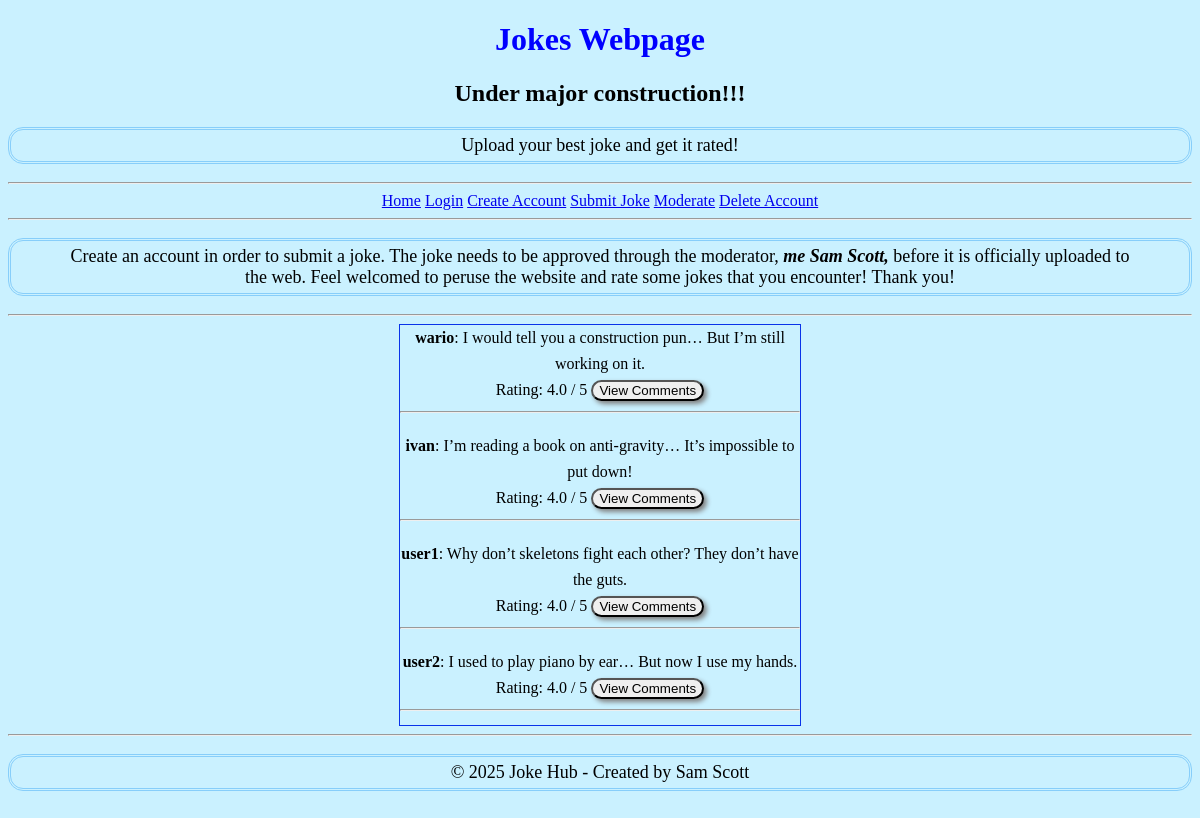
Before: / with the older database file.
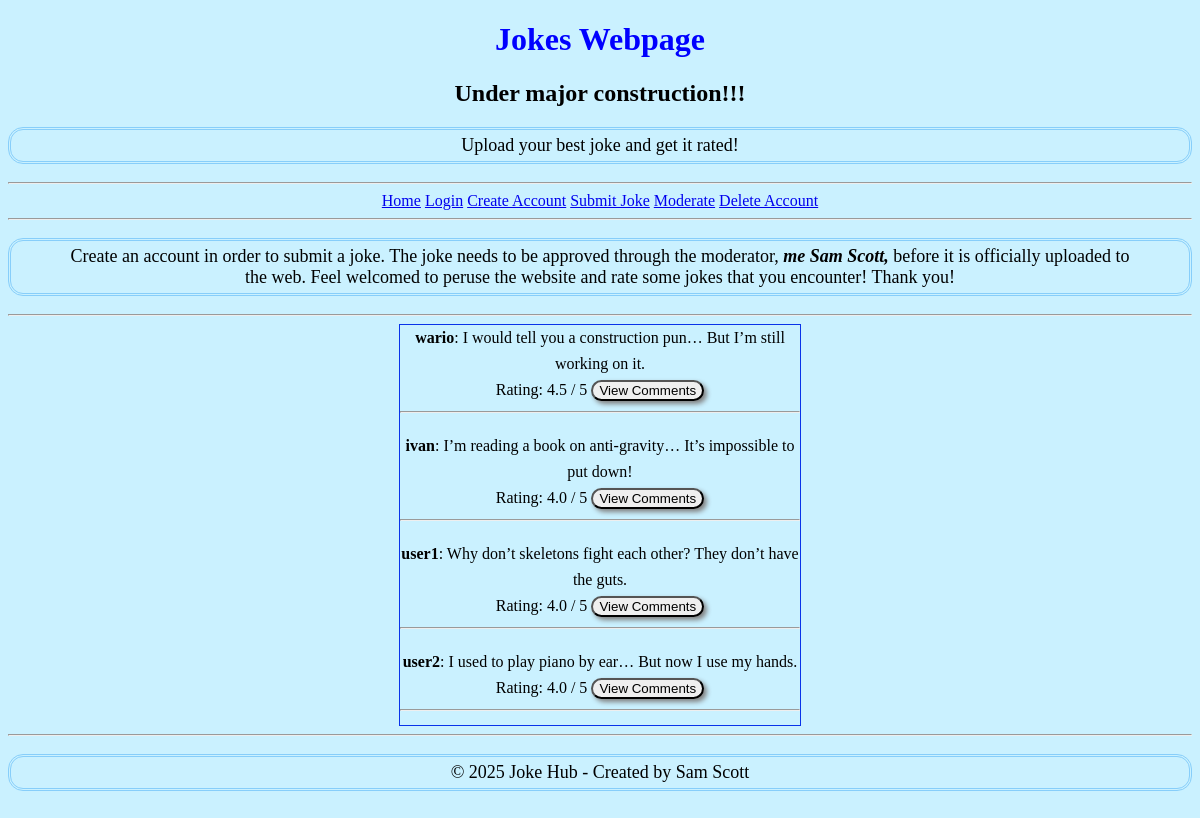
After: the same page with the newer database file.
### tables this page shows
CREATE TABLE jokes (  -- jokes table for users to insert jokes
                id INTEGER PRIMARY KEY AUTOINCREMENT,
                content TEXT NOT NULL,
                timestamp TEXT NOT NULL,
                user_id INTEGER, --replacing this use instead of username
                rating REAL DEFAULT 0, 
                approved INTEGER DEFAULT 0,
                FOREIGN KEY(user_id) REFERENCES users(id) ON DELETE CASCADE 
                --Setting up the table with ON DELETE CASCADE, then deleting the user will automatically delete all related data(which is what we want!) 
            );

CREATE TABLE users ( --users table 
                id INTEGER PRIMARY KEY AUTOINCREMENT, 
                username TEXT UNIQUE NOT NULL,
                password TEXT NOT NULL,
                is_admin INTEGER DEFAULT 0
              );

### app.py (the view)
@app.route("/", methods=['GET', 'POST'])
def index():
    conn = sqlite3.connect('jokes.db')
    conn.row_factory = sqlite3.Row
    c = conn.cursor()
    c.execute('''
               SELECT "jokes"."content", "jokes"."rating", "users"."username","jokes"."user_id", "jokes"."id"
               FROM "jokes"
               LEFT JOIN "users" ON "jokes"."user_id" = "users"."id"
               WHERE "jokes"."approved" = 1
               ORDER BY "jokes"."rating" DESC
            ''')
    jokes = c.fetchall()
    conn.close()
    return render_template('index.html', jokes=jokes, username=session.get('username'))

### templates/index.html (shortened to what this page needs)
<!DOCTYPE html>
<html lang="en">
<head>
    <link rel="stylesheet" href="{{ url_for('static', filename='css/index.css') }}">
</head>
<body>
    <header>
        <h1> Jokes Webpage </h1>
        <h2>Under major construction!!!</h2>
        <div class="subtitle">
            <p>Upload your best joke and get it rated!</p>
        </div>
        <hr>
    </header>
    <nav>
        <div class="hyperlinks">
        <a href="/">Home</a>
        <a href="/login">Login</a>
        <a href="/create_account">Create Account</a>
        <a href="/submit_joke">Submit Joke</a>
        <a href="/moderate">Moderate</a>
        <a href="/delete_account">Delete Account</a>
        </div>
        <hr>
    </nav>
    <p> Create an account in order to submit a joke. The joke needs to be approved through
        the moderator, <em> <b> me Sam Scott, </b> </em> before it is officially uploaded to the web. Feel
    welcomed to peruse the website and rate some jokes that you encounter! Thank you! </p>
    <hr>
    <main>
            <div class="scroll-box">
                {% for joke in jokes %}
                    <div class="joke-space">
                        <strong>{{ joke['username'] }}</strong>: {{ joke['content'] }}<br>
                        Rating: {{ joke['rating'] or 0 }} / 5  <a href ="{{ url_for('joke_detail', joke_id=joke['user_id']) }}">
                         <a href="{{ url_for('joke_detail', joke_id=joke.id) }}">
                            <button type="button">View Comments</button>
                         </a>
                         <hr>
                    </div>
                {% endfor %}
            </div>
    </main>
    <footer>
        <hr>
        <p>&copy; 2025 Joke Hub - Created by Sam Scott </p>
    </footer>
</body>
</html>

### static/css/index.css (style rules this page uses)
body { background-color:rgb(202, 241, 255); text-align: center; }
h1 { color: blue; }
p { font-size: 18px; padding: 5px 50px 5px 50px; border: 3px double lightskyblue; border-radius: 15px; }
main { display: flex; justify-content: center; align-items: center; flex-direction: column; }
button { border-radius: 15px; box-shadow: 3px 3px 5px grey; }
.scroll-box { height:400px; width:400px; border:1px solid #0a33e9; font:16px/26px Georgia, Garamond, Serif; overflow:auto; }
.joke-space { margin-bottom: 20px; }

Changed rows visible on the page:
changed jokes "I would tell you a construction pun… But I’m still working on it.": rating "4.0" → "4.5"
